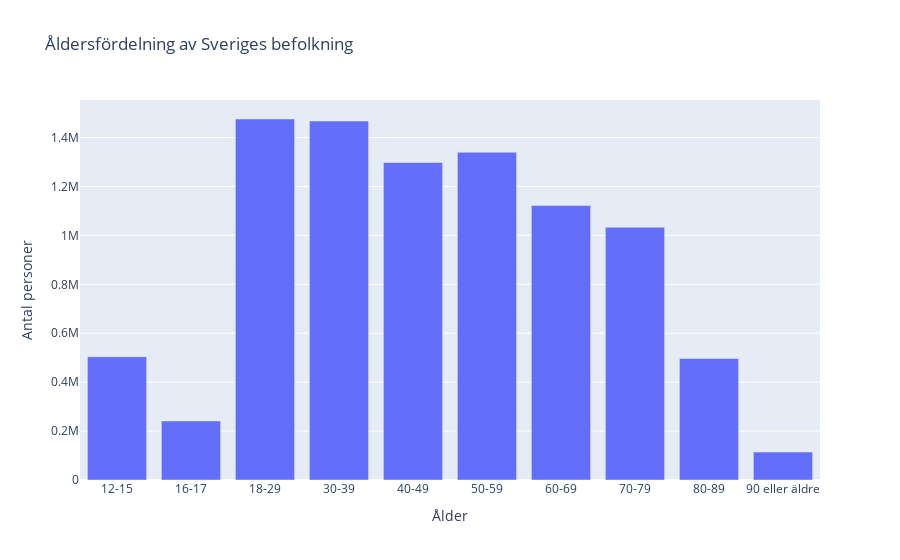

The notebook cell this image was saved under:
### Code cell
fig_ålderfördelning = px.bar(åldersfördelning, x='Ålder', y='Befolkning',
                             title='Åldersfördelning av Sveriges befolkning',
                             labels={'Befolkning': 'Antal personer'})
fig_ålderfördelning.show()
fig_ålderfördelning.write_html("../Labb/Visualiseringar/Uppgift_2/Åldersfördelning_sverige.html")

### Figure 1 — Plotly figure (JSON) as saved in the notebook; plotly's stock layout.template omitted (floating-point values rounded to 4 significant figures)
{"data": [{"alignmentgroup": "True", "hovertemplate": "Ålder=%{x}<br>Antal personer=%{y}<extra></extra>", "legendgroup": "", "marker": {"color": "#636efa", "pattern": {"shape": ""}}, "name": "", "offsetgroup": "", "orientation": "v", "showlegend": false, "textposition": "auto", "type": "bar", "x": ["12-15", "16-17", "18-29", "30-39", "40-49", "50-59", "60-69", "70-79", "80-89", "90 eller äldre"], "xaxis": "x", "y": [503831, 241539, 1475950, 1467590, 1298156, 1339798, 1121922, 1033113, 496750, 114141], "yaxis": "y"}], "layout": {"barmode": "relative", "legend": {"tracegroupgap": 0}, "title": {"text": "Åldersfördelning av Sveriges befolkning"}, "xaxis": {"anchor": "y", "domain": [0, 1], "title": {"text": "Ålder"}}, "yaxis": {"anchor": "x", "domain": [0, 1], "title": {"text": "Antal personer"}}}}
